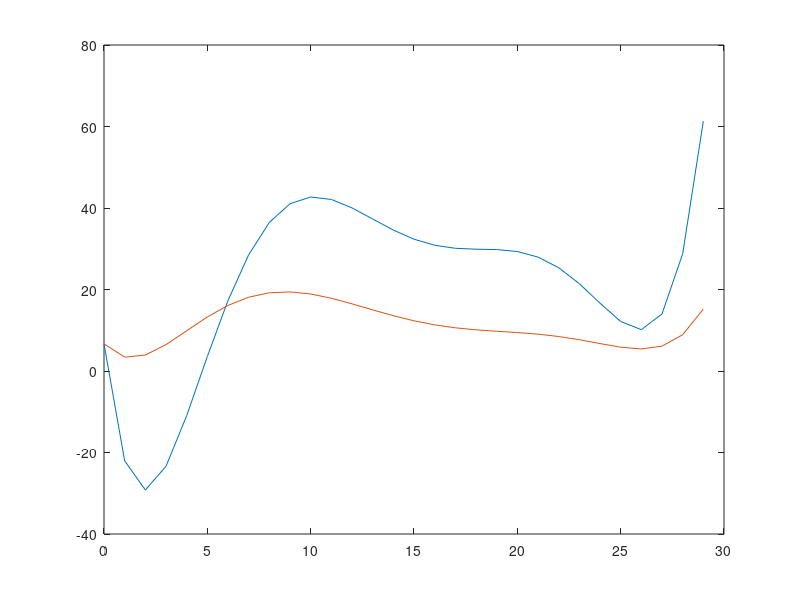

This figure's MATLAB source:
y1 = @(x) 6.67*x.^0  + -43.0127*x.^1  + 16.2855*x.^2  + -2.11512*x.^3  ...
    + 0.128281*x.^4  + -0.00371557*x.^5  + 4.1477e-05*x.^6
x = 0 : 29;
plot(x, y1(x))

hold on

y2 = @(x) 6.67*x.^0  + -5.85018*x.^1  + 2.98227*x.^2  + -0.424283*x.^3  ...
    + 0.0265858*x.^4  + -0.000777473*x.^5  + 8.6768e-06*x.^6
plot(x, y2(x))